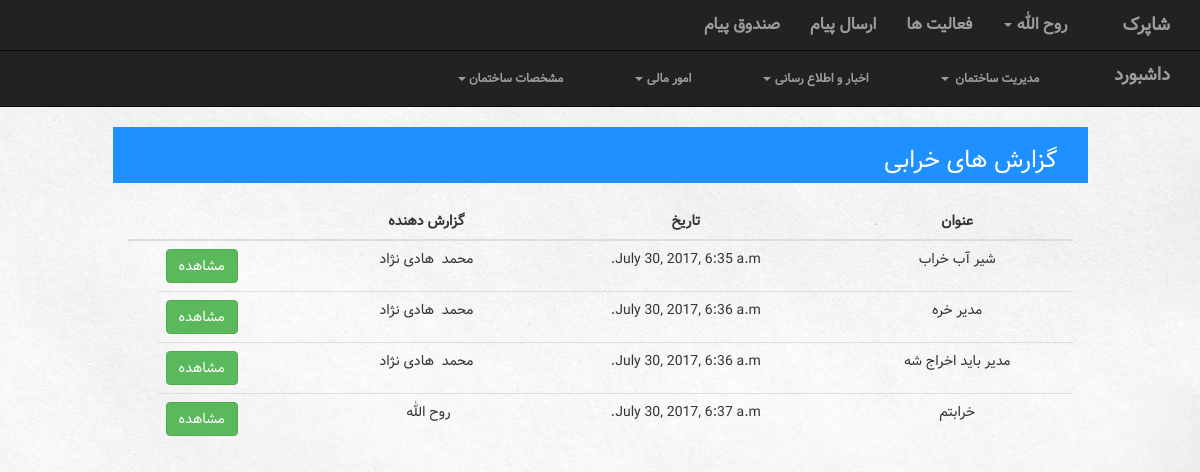
/building/1/failureReport/ (signed in), run on an earlier commit of the app's database.
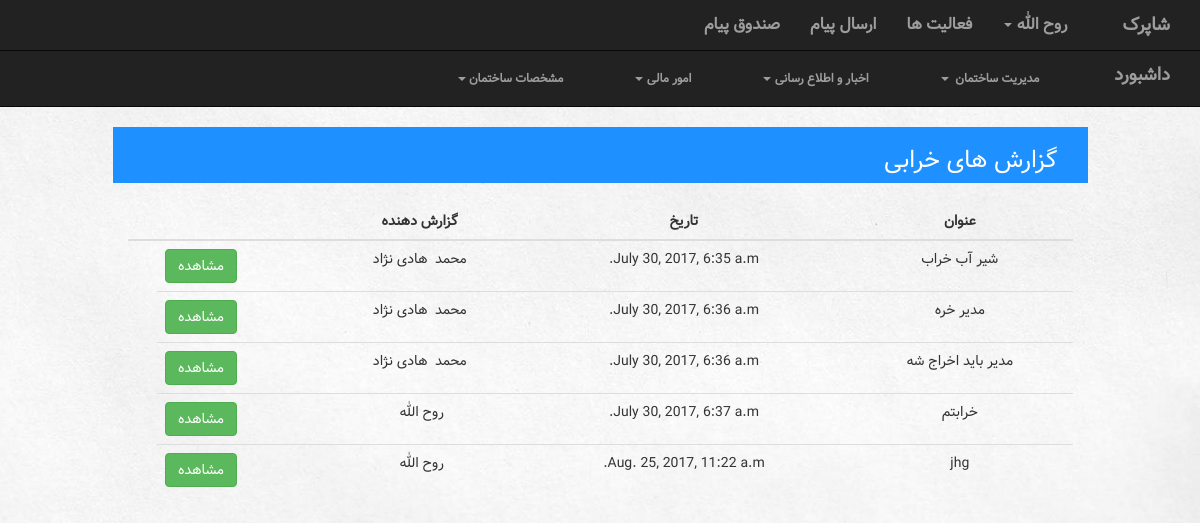
And on a later commit of the database.
### building/models.py (models this page shows)
class FailureReport(models.Model):
    building = models.ForeignKey(Building, on_delete=models.CASCADE)
    account = models.ForeignKey(Account, on_delete=models.CASCADE)
    date = models.DateTimeField()
    text = models.TextField()
    subject = models.CharField(max_length=100)

### manageUser/models.py (models this page shows, shortened)
class Account(models.Model):
    user = models.OneToOneField(User, on_delete=models.CASCADE)
    type = models.IntegerField(default=UserType.MANAGER)
    activation_key = models.CharField(max_length=40, blank=True, null=True)

### building/views.py (the view)
# urls.py: url(r'^(?P<building_id>[0-9]+)/failureReport/$', views.failureReport, name="failureReport"),
def failureReport(request, building_id):
    context = {'all_failureReport':FailureReport.objects.filter(building=building_id),
               'Listname': 'گزارش های خرابی',
               'title1': 'عنوان',
               'title2': 'تاریخ',
               'title3': 'گزارش دهنده',
               'building': Building.objects.get(pk=building_id),
               'accountType': Account.objects.get(user=request.user).type
               }
    return render(request, 'building/failureReport.html', context)

### building/templates/building/failureReport.html (shortened to what this page needs)
{% extends 'building/UserNavBar.html' %}
{% load staticfiles %}
{% block navbar %}{% if accountType == 1 %} {% include 'building/managerNavBar.html' %} {% else %} {% include 'building/neighborNavBar.html' %}  {% endif %}{% endblock %}
{% block body %}
 <div class="col-sm-12">
        <div class="listContainer col-sm-10 col-lg-offset-1">
            <div class="listTitle pull-right col-sm-12">
                <h3> {{ Listname }} </h3>
            </div>
        </div>
        <div class="col-sm-10 col-lg-offset-1">
            <br>
            <table class="table table-hover">
                <thead>
                    <tr>
                        <th>{{ title1 }}</th>
                        <th>{{ title2 }}</th>
                        <th>{{ title3 }}</th>
                        <th></th>
                        <th></th>
                    </tr>
                </thead>
                <tbody>
                {% for f in all_failureReport %}
                    <tr>
                        <td>{{ f.subject }}</td>
                        <td>{{ f.date }}</td>
                        <td>{{ f.account.user.first_name }}&nbsp; {{ f.account.user.last_name }}</td>
                    <td class="link">
                        <a href="{% url 'building:rfailureReportm' building_id=building.id pk=f.id %}"><button type="button" class="btn btn-success">مشاهده</button></a>
                        </td>
                    </tr>
                {% endfor %}
                </tbody>
            </table>
        </div>
    </div>
{% endblock %}

What changed in the data, as far as the page shows it:
added FailureReport: subject "jhg", date "Aug. 25, 2017, 11:22 a.m.", account.user.first_name "روح الله"
